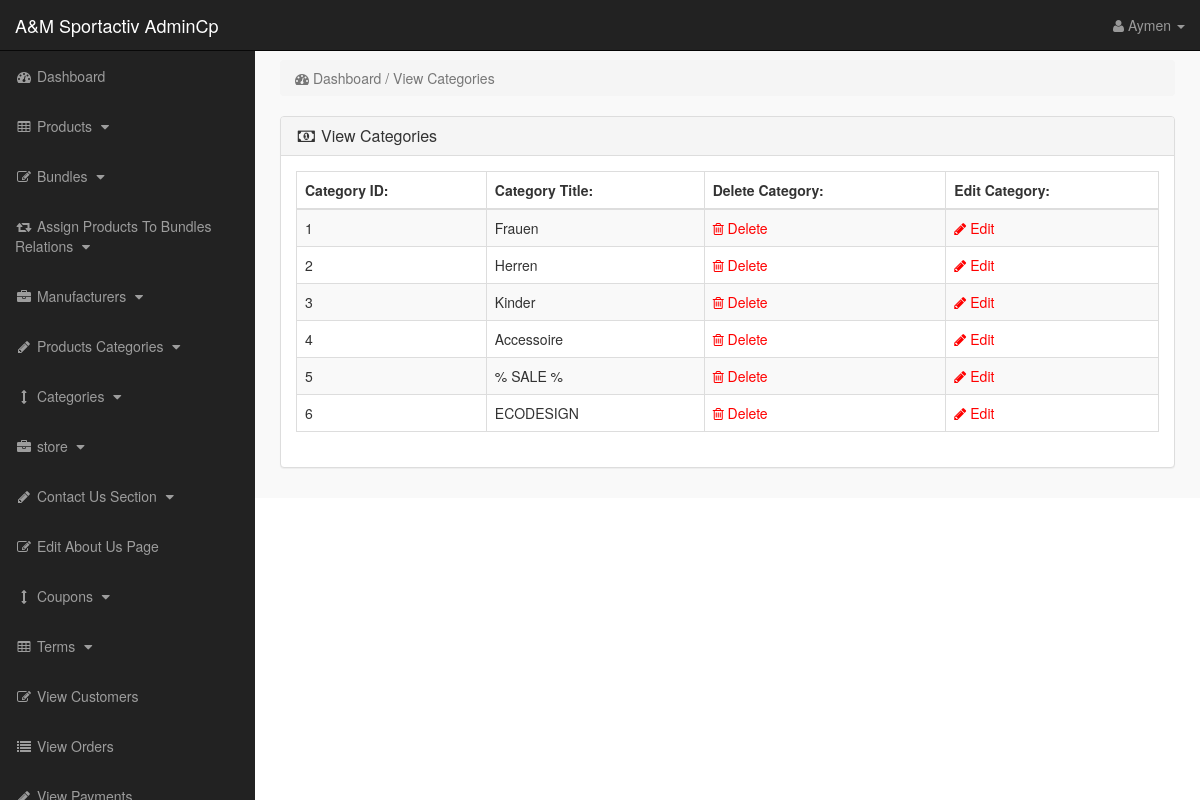
/admin_area/index.php?view_cats (signed in), run on the app's committed database.
### tables this page shows
CREATE TABLE IF NOT EXISTS `categories` (
  `cat_id` int(11) NOT NULL AUTO_INCREMENT,
  `cat_title` text NOT NULL,
  `cat_top` text NOT NULL,
  `cat_image` text NOT NULL,
  PRIMARY KEY (`cat_id`) USING BTREE
);

### admin_area/view_cats.php (the view)
<?php
if(!isset($_SESSION['admin_email'])){
echo "<script>window.open('login.php','_self')</script>";
}
else {
?>
<div class="row" >
<div class="col-lg-12" >
<ol class="breadcrumb" >
<li class="active" >
<i class="fa fa-dashboard" ></i> Dashboard / View Categories
</li>
</ol>
</div>
</div>
<div class="row" >
<div class="col-lg-12" >
<div class="panel panel-default" >
<div class="panel-heading" >
<h3 class="panel-title" >
<i class="fa fa-money fa-fw"></i> View Categories
</h3>
</div>
<div class="panel-body" >
<div class="table-responsive" >
<table class="table table-bordered table-hover table-striped" >
<thead>
<tr>
<th>Category ID:</th>
<th>Category Title:</th>
<th>Delete Category:</th>
<th>Edit Category:</th>
</tr>
</thead>
<tbody>
<?php
$i=0;
$get_cats = "select * from categories";
$run_cats = mysqli_query($con,$get_cats);
while($row_cats = mysqli_fetch_array($run_cats)){
$cat_id = $row_cats['cat_id'];
$cat_title = $row_cats['cat_title'];
$i++;
?>
<tr>
<td><?php echo $i; ?></td>
<td><?php echo $cat_title; ?></td>
<td>
<a href="index.php?delete_cat=<?php echo $cat_id; ?>" >
<i class="fa fa-trash-o" ></i> Delete
</a>
</td>
<td>
<a href="index.php?edit_cat=<?php echo $cat_id; ?>" >
<i class="fa fa-pencil" ></i> Edit
</a>
</td>
</tr>
<?php } ?>
</tbody>
</table>
</div>
</div>
</div>
</div>
</div>
<?php } ?>

### admin_area/includes/sidebar.php (shortened to what this page needs)
<?php
if(!isset($_SESSION['admin_email'])){
echo "<script>window.open('login.php','_self')</script>";
}
else {
?>
<nav class="navbar navbar-inverse navbar-fixed-top" >
<div class="navbar-header" >
<a class="navbar-brand" href="index.php?dashboard" >A&M Sportactiv AdminCp </a>
</div>
<ul class="nav navbar-right top-nav" >
<li class="dropdown" >
<a href="#" class="dropdown-toggle" data-toggle="dropdown" >
<i class="fa fa-user" ></i>
<?php echo $admin_name; ?> <b class="caret" ></b>
</a>
</li>
</ul>
<div class="collapse navbar-collapse navbar-ex1-collapse">
<ul class="nav navbar-nav side-nav">
<li>
<a href="index.php?dashboard">
<i class="fa fa-fw fa-dashboard"></i> Dashboard
</a>
</li>
<li>
<a href="#" data-toggle="collapse" data-target="#products">
<i class="fa fa-fw fa-table"></i> Products
<i class="fa fa-fw fa-caret-down"></i>
</a>
</li>
<li>
<a href="#" data-toggle="collapse" data-target="#bundles">
<i class="fa fa-fw fa-edit"></i> Bundles
<i class="fa fa-fw fa-caret-down"></i>
</a>
</li>
<li>
<a href="#" data-toggle="collapse" data-target="#relations">
<i class="fa fa-fw fa-retweet"></i> Assign Products To Bundles Relations
<i class="fa fa-fw fa-caret-down"></i>
</a>
</li>
<li>
<a href="#" data-toggle="collapse" data-target="#manufacturers">
<i class="fa fa-fw fa-briefcase"></i> Manufacturers
<i class="fa fa-fw fa-caret-down"></i>
</a>
</li>
<li>
<a href="#" data-toggle="collapse" data-target="#p_cat">
<i class="fa fa-fw fa-pencil"></i> Products Categories
<i class="fa fa-fw fa-caret-down"></i>
</a>
</li>
<li>
<a href="#" data-toggle="collapse" data-target="#cat">
<i class="fa fa-fw fa-arrows-v"></i> Categories
<i class="fa fa-fw fa-caret-down"></i>
</a>
</li>
<li>
<a href="#" data-toggle="collapse" data-target="#store">
<i class="fa fa-fw fa-briefcase"></i> store
<i class="fa fa-fw fa-caret-down"></i>
</a>
</li>
<li>
<a href="#" data-toggle="collapse" data-target="#contact_us">
<i class="fa fa-fw fa-pencil"> </i> Contact Us Section
<i class="fa fa-fw fa-caret-down"></i>
</a>
</li>
<li>
<a href="index.php?edit_about_us">
<i class="fa fa-fw fa-edit"></i> Edit About Us Page
</a>
</li>
<li>
<a href="#" data-toggle="collapse" data-target="#coupons">
<i class="fa fa-fw fa-arrows-v"></i> Coupons
<i class="fa fa-fw fa-caret-down"></i>
</a>
</li>
<li>
<a href="#" data-toggle="collapse" data-target="#terms" >
<i class="fa fa-fw fa-table"></i> Terms
<i class="fa fa-fw fa-caret-down"></i>
</a>
</li>
<li>
<a href="index.php?view_customers">
<i class="fa fa-fw fa-edit"></i> View Customers
</a>
</li>
<li>
<a href="index.php?view_orders">
<i class="fa fa-fw fa-list"></i> View Orders
</a>
</li>
<li>
<a href="index.php?view_payments">
<i class="fa fa-fw fa-pencil"></i> View Payments
</a>
</li>
</ul>
</div>
</nav>
<?php } ?>

### admin_area/css/style.css (style rules this page uses)
body { margin-top:100px; }
@media (min-width: 768px) { body { margin-top:50px; } }
.top-nav { padding:0 15px; }
.top-nav>li { display:inline-block; float:left; }
.top-nav>li>a { padding-top:15px; padding-bottom:15px; line-height:20px; color:#999; }
@media (min-width: 768px) { .side-nav { position:fixed; top:51px; width:255px; border-radius:0; overflow-y:auto; background-color: #222; bottom:0; overflow-x:hidden; padding-bottom:40px; } }
@media (min-width: 768px) { .side-nav>li>a { width:255px; } }
.panel-body { border-radius:5px; }

### data on the page
categories: cat_title "Frauen"
categories: cat_title "Herren"
categories: cat_title "Kinder"
categories: cat_title "Accessoire"
categories: cat_title "% SALE %"
categories: cat_title "ECODESIGN"

### other printed values
$admin_name "Aymen"
